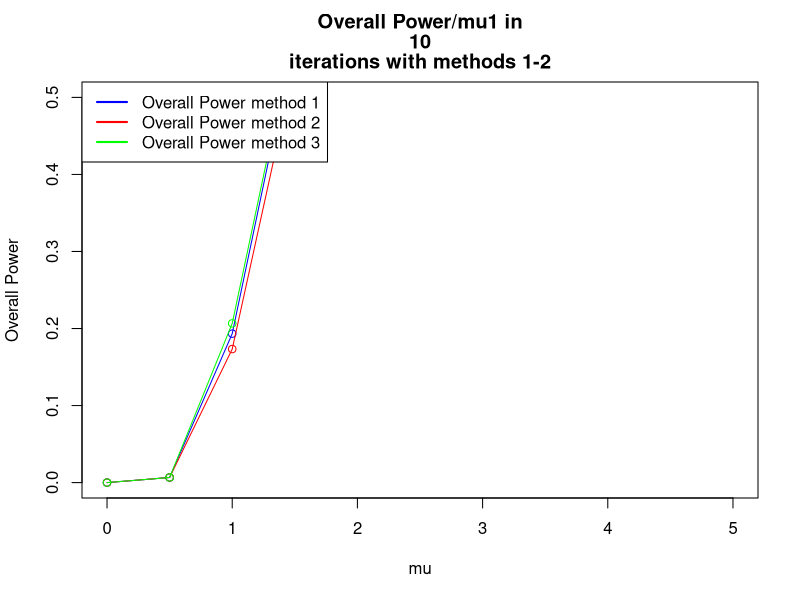
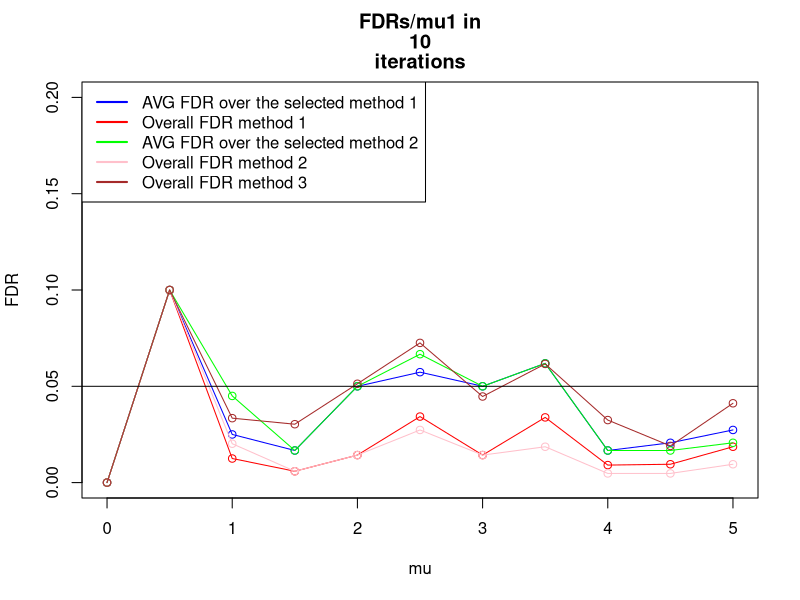
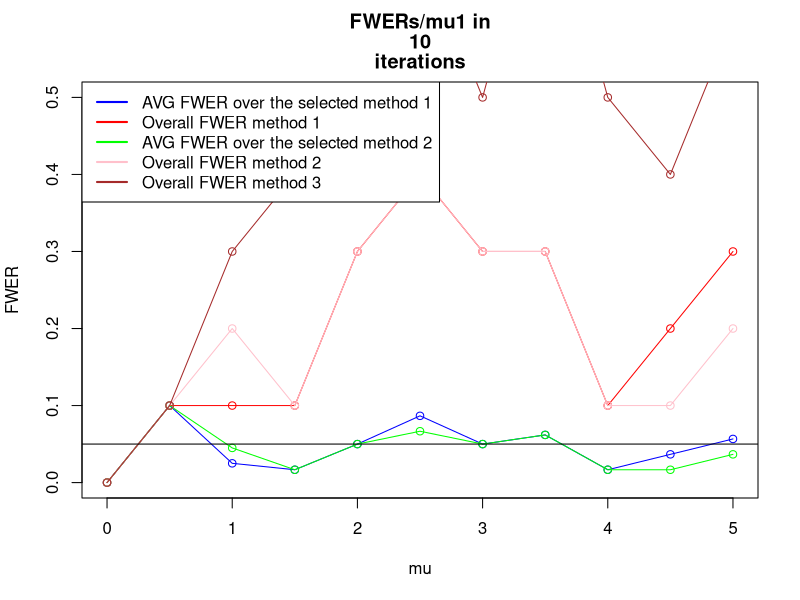
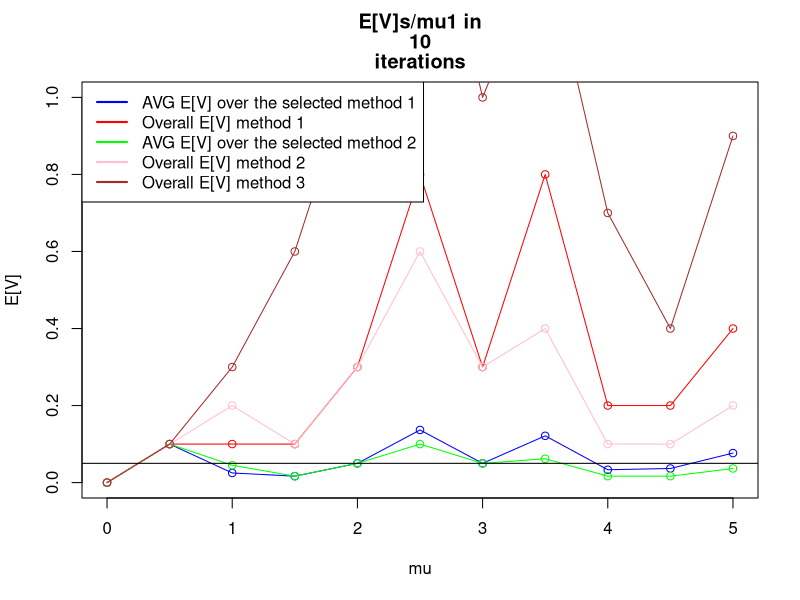
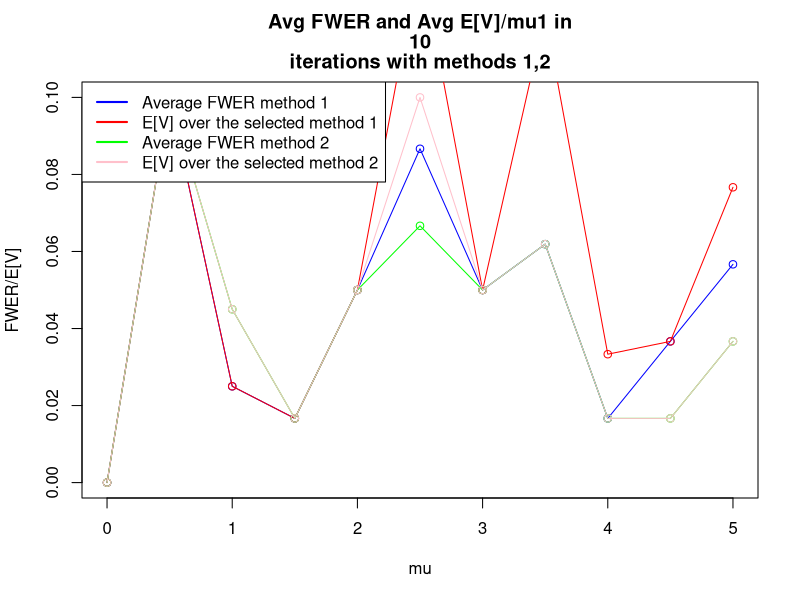

The R source for these figures, in order:
iteration <- setClass ("iteration",
                       #Data structure that holds data regarding a certain iteration (=manipulation of random numbers)        
                       slots=c(xbars="numeric",
                               pvals="numeric",
                               refVec="logical",
                               numOfTrues="numeric",
                               truesMu1="numeric",
                               falsesMu1="numeric",
                               size="numeric",
                               proceduresApplied= "list"
                       )
)
procedure <- setClass ("procedure",
                       #a data structure holding the results of certain procedure applied to an iteration
                       
                       slots=c(procedureName="function",
                               rejects="list",
                               fr="numeric",
                               power="numeric",
                               fdr="numeric",
                               fwer="numeric"
                       )
)

calcPower<-function (rejectsLength, falseRejections, size,numOfSupposedTrueFamilies){
  #returns num of  true rejections divided by the number of planned rejections
  print ("POWER CALC:")
  print (c("rejects:", rejectsLength))
  print (c("fr:", falseRejections))
  print (c("size:", size))
  print (c("numOfCorrectRejects:", numOfSupposedTrueFamilies))
  print (c("Power",(rejectsLength-falseRejections)/(size-numOfSupposedTrueFamilies)))
  return ((rejectsLength-falseRejections)/(size-numOfSupposedTrueFamilies))
}

calcFDR<- function (rejects,falseRejections){
  if (rejects$length==0) return (0)
  else 
    return (falseRejections/rejects$length)
}

calcFWER<- function (rejects, falseRejections){
  if (rejects$length==0)
    return (0)
  if (falseRejections>0) 
    return (1)
  if (falseRejections==0) 
    return (0)
}

countFalseRejections<-function (rejects , refVec){
  if (rejects$length==0){ #if there were no rejects at all
    return (0)
  }
  
  fr<-0 #false rejections counter
  for (i in 1:rejects$length){ # count num of false rejects
    #     print (refVec)
    if (refVec[rejects$ix[i]]==FALSE) { #if the rejection was false
      fr<-fr+1
    }
  }
  return (fr) 
}

SelectFamiliesBH<-function (familiesSimesPVals){
  #b<-p.adjust(familiesSimesPVals,method="BH")
  #return (which(b<0.05))
  #print ("SELECT: ")
  #print (Preject(familiesSimesPVals))
  #print ("BH SELECT")
  return (Preject(method="BH", pvals=familiesSimesPVals))
  
}  
#return Array of Selected Families and old ixs



rejectTukey <- function (xbars,S,groupSize,qStar){
  statistics=as.numeric(dist(xbars)/sqrt(S/groupSize))
  b<-which(statistics>=qStar)
  
  #   print (statistics)
  #   print ("Q*")
  #   print (qStar)
  #   print (list("length"=length(b), "ix"=b))
  return (list("length"=length(b), "ix"=b))
}

Preject <- function (method="BH", pvals=c(0), details=FALSE, alpha =0.05){
  a<-p.adjust(p=pvals,method=method)
  #   print (a)
  b<- which(a<alpha)
  return (list ("length"=length(b), "ix"=b))
}

calcTukeyPVal <-function(xbars,S,groupSize, familySize){
  pval<- 1-ptukey(q=max(dist(xbars))/sqrt(S/groupSize), 
                  nmeans=familySize ,df=familySize * (groupSize-1))
  return (pval)
}

calcPairwisePVals <-function (xbars,S,groupSize, familySize,i=1,details=FALSE){
  ##useful for method C phase 2
  pvals=2*(1-pt(q=dist(xbars)/sqrt(2*S[i]/groupSize),
                df= familySize*(groupSize-1)))
  if (details==TRUE){
    print (c("PAIRWISE", pvals))
    print (as.numeric(pvals))
  }
  #readline()
  return (as.numeric(pvals))
}

getRandomXBars <-function (size, numOfTrues, truesMu1=0, falsesMu1, sd=1){
  xbar<- rep(NA,size) #init xbar
  xbar[1:numOfTrues]<- (rnorm(n=numOfTrues,mean=truesMu1,sd=sd)) 
  #define the null first families
  xbar[(numOfTrues+1):size]<- (rnorm(n=size-numOfTrues,mean=falsesMu1,sd=sd)) 
  #define the non-null last families   
  #   print (xbar)
  #   readline()
  return (xbar)
}
setDesVector <-function (size, numOfZeros,mu=4){
  a<-rep(0,numOfZeros)
  b<-rep(mu,size-numOfZeros)
  return (c(a,b))
}

setRefVectorBig <-function(size, numOfZeros,mu){
  DesVector<-setDesVector(size,numOfZeros,mu)
  #   print ("DesVector:")
  #   print (DesVector)
  return (as.logical(dist(DesVector)))
}

# this method works only for familySize=3, setRefVectorBig does this right for larger sizes
# setRefVector <- function (size, numOfTrues){
#   #initialize reference vector
#   refvec<-rep (NA,size)
#   refvec[1:numOfTrues]<- TRUE # these will be true discoveries
#   refvec[(numOfTrues+1):size]<- FALSE # these will be False Discoveries
#   return (refvec)
# }


#method A(3): OVerall BH (one level)
#method B(2): QTukey Statistics (2 levels) 1: TukeyPval , 2: QTukey Stat
#method C(1): BH with pairwise Pval (2 levels) 1: TukeyPVal, 2:Pairwise PVal
#method 4: To be added later - currently empty

#this algorithm builds "numOfFamilies" families, each family of size "familySize",
#with "numOfTrues" trues and the rest of the families are false, with 5 families in which there 
#are signal (=numOfTrues is used), and the rest of the families are with no signal (all mus are 0)
#then uses 3 different methods to reject.
tukeyTest2 <-function(n=10000, numOfFamilies=40, familySize=3, numOfTrues=1, numOfSignalFamilies=5,
                      minMu1=0, maxMu1=4, interval=0.5, alpha=0.05, groupSize=16,details=FALSE){
  
  #definition of constant df
  df=familySize*(groupSize-1) #calculate degs of freedom
  
  #declration of matrices to keep means, size is # of methods * the number of mu values 
  OvrPowerMeans<-matrix(0,4,(maxMu1-minMu1)/interval+1)
  AVGFDRMeans<-matrix(0,2,(maxMu1-minMu1)/interval+1)
  OvrFDRMeans<-matrix(0,4,(maxMu1-minMu1)/interval+1)
  AVGFWERMeans<-matrix(0,2,(maxMu1-minMu1)/interval+1)
  OvrFWERMeans<-matrix(0,4,(maxMu1-minMu1)/interval+1)
  OvrFRMeans<-matrix(0,4,(maxMu1-minMu1)/interval+1)
  AVGFRMeans<-matrix(0,2,(maxMu1-minMu1)/interval+1)
  
  for (mu in seq(minMu1,maxMu1,interval)){
    
    #matrices for each mu1
    TotalAVGFDR<-matrix(0,2,n)
    TotalAVGFWER<-matrix(0,2,n)
    TotalOvrFWER<-matrix(0,4,n)
    TotalOvrPower<-matrix(0,4,n)
    TotalAVGFR<-matrix(0,2,n)
    TotalOvrFR<-matrix(0,4,n)
    TotalOvrFDR<-matrix(0,4,n)
    print (mu)
    #     readline()
    
    #each iteration
    for (iters in 1:n){
      #       print (c("iter:" ,iters))
      
      #setup  of variables
      familyArray= list(numOfFamilies);
      familiesTukeyPVals = numeric(numOfFamilies);
      
      
      SelectedFamilies<-list(0);
      OverallRejectsLength<-numeric(2) # 2 slots for each method B/C
      OverallFR <- numeric(2)
      FDRSum <-numeric(2)
      FWERSum <- numeric(2)
      jointFamily <- new ("iteration",
                          size=choose(familySize,2)*numOfFamilies,
                          numOfTrues=(numOfFamilies-numOfSignalFamilies)*choose(familySize,2)+
                            #num of true hypotheses in the no signal zone
                            numOfSignalFamilies*(familySize-1),
                            #num of true hypotheses in the signal zone
                          falsesMu1=mu
      )
#       print (jointFamily)
#       readline()
      ##init variance vector
      S=rchisq(n=numOfFamilies,df=df)/df
      
      for (i in 1:numOfFamilies){
        
        familyArray[[i]]= new ("iteration",
                               size=choose (familySize,2),
                               numOfTrues=numOfTrues, #=1
                               falsesMu1=mu
        ) #init family
        
        
        if (i<=numOfSignalFamilies){ #first 5 families with signal
          familyArray[[i]]@refVec=setRefVectorBig(
            size=familySize,
            numOfZeros=familySize-numOfTrues,
            mu=mu)
          #           print ("Reference vector:")
          #           print (familyArray[[i]]@refVec)
          #build reference Vector
          familyArray[[i]]@xbars=getRandomXBars(size=familySize,
                                                numOfTrues=familySize-1,
                                                falsesMu1=mu,
                                                sd=sqrt(1/groupSize))
        }
        else { #35 families no signal
          familyArray[[i]]@refVec=setRefVectorBig(
            size=familySize,
            numOfZeros=familySize,
            mu=mu)
          #           print ("Reference vector:")
          #           print (familyArray[[i]]@refVec)
          #build reference Vector (we set numOfTrues as 1 and falsesMu1 as 0 so that all xbars are
          #generated around 0, the value of numOfTrues doesnt matter here)
          familyArray[[i]]@xbars=getRandomXBars(size=familySize,
                                                numOfTrues=1,
                                                falsesMu1=0,
                                                sd=sqrt(1/groupSize))
        }
        if (details==TRUE){
#                    print (i)
#                    print (familyArray[[i]]@xbars)         
        } #end details print
        
        familyArray[[i]]@pvals=calcPairwisePVals(familyArray[[i]]@xbars,
                                                 S,
                                                 groupSize,
                                                 familySize,
                                                 i=i,
                                                 details=FALSE)
       
        #calc Pairwise PVals for Method C(1)
        
        familyArray[[i]]@proceduresApplied=append(familyArray[[i]]@proceduresApplied,
                                                  new ("procedure"))
        familyArray[[i]]@proceduresApplied=append(familyArray[[i]]@proceduresApplied,
                                                  new ("procedure"))
        familiesTukeyPVals[i]=calcTukeyPVal(familyArray[[i]]@xbars
                                            ,S[i],groupSize, familySize)
        #calc Tukey PVals for method B(2)
        
        #         print (c("family tukey pval", i, familiesTukeyPVals[i]))
        
        #add to jointFamily for methods 3-4
        jointFamily@refVec=append(jointFamily@refVec,familyArray[[i]]@refVec)
        jointFamily@xbars=append(jointFamily@xbars,familyArray[[i]]@xbars)
        jointFamily@pvals=append(jointFamily@pvals,familyArray[[i]]@pvals)
        jointFamily@proceduresApplied=append(familyArray[[i]]@proceduresApplied,
                                             new ("procedure"))
        jointFamily@proceduresApplied=append(familyArray[[i]]@proceduresApplied,
                                             new ("procedure"))
      } #end for i
      
      if (details==TRUE){
#         print (jointFamily)
      }

      #method B,C step 1: select interesting families using BH
      SelectedFamilies[[1]]<-SelectFamiliesBH(familiesTukeyPVals)
      SelectedFamilies[[2]]<-SelectedFamilies[[1]] #for this stage selection for both methods is the same
      qStar=qtukey(p=1-alpha*SelectedFamilies[[1]]$length/numOfFamilies,
                   nmeans=familySize,df=df)
      #       print (familyArray[[i]]@pvals, qStar)
      #       print (SelectedFamilies[[1]])
      #       readline()
      
      
      ##method 1/2 step 2: #process BH/QTukey on selected families
      for (methodix in 1:2){ #run through methods
        if (SelectedFamilies[[methodix]]$length>0){   #if there are any selected families
          for (i in 1:SelectedFamilies[[methodix]]$length){ #run thru selected families
            
            if (methodix==1){
              #method 1=method C
              #print ("1")
              # reject inside the selected families with BH alpha=0.05*r/m
              familyArray[[SelectedFamilies[[methodix]]$ix[i]]]@proceduresApplied[[1]]@rejects<-
                Preject(method="BH", pvals=familyArray[[SelectedFamilies[[methodix]]$ix[i]]]@pvals, 
                        alpha=alpha*SelectedFamilies[[methodix]]$length/numOfFamilies)
            }
            if (methodix==2){
              #methodB
              #print ("2")
              # reject inside the selected families with QTUKEY threshold
              familyArray[[SelectedFamilies[[methodix]]$ix[i]]]@proceduresApplied[[2]]@rejects<-
                rejectTukey( familyArray[[SelectedFamilies[[methodix]]$ix[i]]]@xbars,
                             S[SelectedFamilies[[methodix]]$ix[i]],
                             groupSize,
                             qStar)
              #               print (dist(familyArray[[SelectedFamilies[[methodix]]$ix[i]]]@xbars))
              #               print (familyArray[[SelectedFamilies[[methodix]]$ix[i]]]@refVec)
              #               readline()
            }
            
            #calc frs,power,fdr,fwer for the ith selectedfamily
            familyArray[[SelectedFamilies[[methodix]]$ix[i]]]@proceduresApplied[[methodix]]@fr=
              countFalseRejections(
                familyArray[[SelectedFamilies[[methodix]]$ix[i]]]@proceduresApplied[[methodix]]@rejects,
                familyArray[[SelectedFamilies[[methodix]]$ix[i]]]@refVec)
            
            familyArray[[SelectedFamilies[[methodix]]$ix[i]]]@proceduresApplied[[methodix]]@power=
              calcPower(familyArray[[SelectedFamilies[[methodix]]$ix[i]]]@proceduresApplied[[methodix]]@rejects$length,
                        familyArray[[SelectedFamilies[[methodix]]$ix[i]]]@proceduresApplied[[methodix]]@fr, 
                        familyArray[[SelectedFamilies[[methodix]]$ix[i]]]@size, 
                        length(which(familyArray[[SelectedFamilies[[methodix]]$ix[i]]]@refVec==TRUE)))
            
            familyArray[[SelectedFamilies[[methodix]]$ix[i]]]@proceduresApplied[[methodix]]@fdr=
              calcFDR(familyArray[[SelectedFamilies[[methodix]]$ix[i]]]@proceduresApplied[[methodix]]@rejects,
                      familyArray[[SelectedFamilies[[methodix]]$ix[i]]]@proceduresApplied[[methodix]]@fr)
            
            familyArray[[SelectedFamilies[[methodix]]$ix[i]]]@proceduresApplied[[methodix]]@fwer=
              calcFWER(familyArray[[SelectedFamilies[[methodix]]$ix[i]]]@proceduresApplied[[methodix]]@rejects,
                       familyArray[[SelectedFamilies[[methodix]]$ix[i]]]@proceduresApplied[[methodix]]@fr)
            if (details==TRUE){ 
              print (c("Family number:", SelectedFamilies[[methodix]]$ix[i]))
              print (c("FRs:", familyArray[[SelectedFamilies[[methodix]]$ix[i]]]@proceduresApplied[[methodix]]@fr))
              print (c("FDR:", familyArray[[SelectedFamilies[[methodix]]$ix[i]]]@proceduresApplied[[methodix]]@fdr))
              print (c("FWER: ", familyArray[[SelectedFamilies[[methodix]]$ix[i]]]@proceduresApplied[[methodix]]@fwer))
              print (c("Power: ", familyArray[[SelectedFamilies[[methodix]]$ix[i]]]@proceduresApplied[[methodix]]@power))
              print (c("Rejects:", familyArray[[SelectedFamilies[[methodix]]$ix[i]]]@proceduresApplied[[methodix]]@rejects$length))
            } #end details print
            FDRSum[methodix]=FDRSum[methodix]+familyArray[[SelectedFamilies[[methodix]]$ix[i]]]@proceduresApplied[[methodix]]@fdr
            FWERSum[methodix]=FWERSum[methodix]+familyArray[[SelectedFamilies[[methodix]]$ix[i]]]@proceduresApplied[[methodix]]@fwer					
            OverallFR[methodix]=OverallFR[methodix]+familyArray[[SelectedFamilies[[methodix]]$ix[i]]]@proceduresApplied[[methodix]]@fr
            OverallRejectsLength[methodix]=OverallRejectsLength[methodix]+familyArray[[SelectedFamilies[[methodix]]$ix[i]]]@
                                           proceduresApplied[[methodix]]@rejects$length
            
#             OverallRejectsLength[methodix]=append(OverallRejectsLength[methodix],
#                                                   familyArray[[SelectedFamilies[[methodix]]$ix[i]]]@
#                                                   proceduresApplied[[methodix]]@rejects)


          } #end for loop of i selected families     
          #           print (c("OVERALL REJECTS LENGTH method :", methodix ,OverallRejectsLength[methodix]))
          
          TotalAVGFDR[methodix, iters]<-FDRSum[methodix]/SelectedFamilies[[methodix]]$length
          TotalAVGFWER[methodix, iters]<-FWERSum[methodix]/SelectedFamilies[[methodix]]$length
          TotalOvrPower[methodix, iters]<- calcPower(rejects=OverallRejectsLength[methodix],
                                                     falseRejections=OverallFR[methodix],
                                                     size=jointFamily@size,
                                                     numOfSupposedTrueFamilies=jointFamily@numOfTrues
            ) 
#             (OverallRejectsLength[methodix]-OverallFR[methodix])/(numOfFamilies*(familySize-numOfTrues))
          TotalOvrFR[methodix, iters]<-OverallFR[methodix]
          TotalAVGFR[methodix, iters]<-OverallFR[methodix]/SelectedFamilies[[methodix]]$length
          TotalOvrFDR[methodix, iters]<- OverallFR[methodix]/OverallRejectsLength[methodix]
          TotalOvrFWER[methodix, iters]<-sign(TotalOvrFDR[methodix, iters])
          
          print (c("Iteration:", iters, "mu1:", mu, "method:", methodix))
          print (c("Average FDR:", FDRSum[methodix]/SelectedFamilies[[methodix]]$length))
          print (c("Overall FDR: ",  OverallFR[methodix]/OverallRejectsLength[methodix]))
          print (c("Average FWER: ", FWERSum[methodix]/SelectedFamilies[[methodix]]$length))
          print (c("Overall FR: ", OverallFR[methodix]))
          print (c("Interesting Families () are",SelectedFamilies[[methodix]]))
          #readline()
          
          
        } #end if selected families exist
        else {
          #"no selected families in iteration - all stats  are 0"
          print ("no families selected")
          TotalAVGFDR[methodix,iters]<-0
          TotalAVGFWER[methodix,iters]<-0
          TotalOvrFWER[methodix,iters]<-0
          TotalOvrPower[methodix,iters]<-0
          TotalOvrFR[methodix,iters]<-0
          TotalAVGFR[methodix,iters]<-0
          TotalOvrFDR[methodix,iters]<-0
        }
      } #end for methodix
      
      # methods 3/4
      for (methodix in 3:3){
        if (methodix==3){
          #method 3 - overall BH - take joint family and reject in it using BH
          jointFamily@proceduresApplied[[methodix-2]]@rejects=Preject(method="BH", pvals=jointFamily@pvals, alpha=0.05)
        }
        #         if (methodix==4){
        #           jointFamily@proceduresApplied[[methodix-2]]@rejects=Preject(method="bon", pvals=jointFamily@pvals, alpha=0.05)
        #         }
        #         
        #calc stats for joint family
        jointFamily@proceduresApplied[[methodix-2]]@fr=countFalseRejections(jointFamily@proceduresApplied[[methodix-2]]@rejects,jointFamily@refVec)
        jointFamily@proceduresApplied[[methodix-2]]@power=calcPower(jointFamily@proceduresApplied[[methodix-2]]@rejects$length,
                                                                    jointFamily@proceduresApplied[[methodix-2]]@fr, jointFamily@size, jointFamily@numOfTrues)
        jointFamily@proceduresApplied[[methodix-2]]@fdr=calcFDR(jointFamily@proceduresApplied[[methodix-2]]@rejects,
                                                                jointFamily@proceduresApplied[[methodix-2]]@fr)
        jointFamily@proceduresApplied[[methodix-2]]@fwer=calcFWER(jointFamily@proceduresApplied[[methodix-2]]@rejects, 
                                                                  jointFamily@proceduresApplied[[methodix-2]]@fr)
        
        TotalOvrFDR[methodix,iters]=jointFamily@proceduresApplied[[methodix-2]]@fdr
        TotalOvrFWER[methodix,iters]=jointFamily@proceduresApplied[[methodix-2]]@fwer					
        TotalOvrFR[methodix,iters]=jointFamily@proceduresApplied[[methodix-2]]@fr
        TotalOvrPower[methodix,iters]=jointFamily@proceduresApplied[[methodix-2]]@power						
        
      }
      #			print ("TOTAL OVR FDR")
      #			print (TotalOvrFDR)
    } #end n for - iterations
    
    #print ("Total AVG FDR")
    #print (mean(TotalAVGFDR))
    #print ("Total AVG FWER")
    #print (mean(TotalAVGFWER))
    #print ("Total Ovr FR")
    #print (mean(TotalOvrFR))
    #print ("Total OVr FDR")
    #print (mean(TotalOvrFDR))
    
    for (methodix in 1:3){
      if (methodix<3){
        AVGFDRMeans[methodix,(mu-minMu1)/interval+1]<-mean(TotalAVGFDR[methodix,])
        AVGFWERMeans[methodix,(mu-minMu1)/interval+1]<-mean(TotalAVGFWER[methodix,])
        AVGFRMeans[methodix,(mu-minMu1)/interval+1]<-mean(TotalAVGFR[methodix,])
      }
      OvrPowerMeans[methodix,(mu-minMu1)/interval+1]<-mean(TotalOvrPower[methodix,])
      OvrFDRMeans[methodix,(mu-minMu1)/interval+1]<-mean(TotalOvrFDR[methodix,])
      OvrFWERMeans[methodix,(mu-minMu1)/interval+1]<-mean(TotalOvrFWER[methodix,])
      OvrFRMeans[methodix,(mu-minMu1)/interval+1]<-mean(TotalOvrFR[methodix,])
      
      #			print ('Ovr fdrmeans')
      #			print (OvrFDRMeans)
      
    }#end methodix for 
  } #end mu for
  
  
  
  #	print (OvrFDRMeans[1,])
  #	print (OvrFDRMeans[2,])
  #	print (AVGFDRMeans[1,])
  #	print (AVGFDRMeans[2,])
  #	
  
  plot (seq(minMu1,maxMu1,interval),OvrPowerMeans[1,], 
        col="blue", ylim=c(0,0.5),xlab= "mu", ylab= "Overall Power",
        main =c("Overall Power/mu1 in", n, "iterations with methods 1-2"), type="o")
  lines (seq(minMu1,maxMu1,interval),OvrPowerMeans[2,], col="red", type="o")
  lines (seq(minMu1,maxMu1,interval),OvrPowerMeans[3,], col="green", type="o")
  #   lines (seq(minMu1,maxMu1,interval),OvrPowerMeans[4,], col="pink", type="o")
  
  
  legend("topleft", 
         legend= c("Overall Power method 1", "Overall Power method 2", 
                   "Overall Power method 3"), 
         lty=c(1,1,1,1),
         lwd=c(2,2,2,2),
         col=c("blue","red", "green", "pink")
  )
  plot (seq(minMu1,maxMu1,interval),AVGFDRMeans[1,], 
        col="blue", ylim=c(0,0.2),xlab= "mu", ylab= "FDR",
        main =c("FDRs/mu1 in", n, "iterations"), type="o")
  lines (seq(minMu1,maxMu1,interval),OvrFDRMeans[1,], col="red", type="o")
  lines (seq(minMu1,maxMu1,interval),AVGFDRMeans[2,], col="green", type="o")
  lines (seq(minMu1,maxMu1,interval),OvrFDRMeans[2,], col="pink", type="o")
  lines (seq(minMu1,maxMu1,interval),OvrFDRMeans[3,], col="brown", type="o")
  #   lines (seq(minMu1,maxMu1,interval),OvrFDRMeans[4,], col="cyan", type="o")
  abline (h=0.05, col="black")
  
  legend("topleft", 
         legend= c("AVG FDR over the selected method 1", "Overall FDR method 1", "AVG FDR over the selected method 2", "Overall FDR method 2", 
                   "Overall FDR method 3"), 
         lty=c(1,1,1,1),
         lwd=c(2,2,2,2),
         col=c("blue","red", "green", "pink", "brown")
  )
  plot (seq(minMu1,maxMu1,interval),AVGFWERMeans[1,], 
        col="blue", ylim=c(0,0.5),xlab= "mu", ylab= "FWER",
        main =c("FWERs/mu1 in", n, "iterations"), type="o")
  lines (seq(minMu1,maxMu1,interval),OvrFWERMeans[1,], col="red", type="o")
  lines (seq(minMu1,maxMu1,interval),AVGFWERMeans[2,], col="green", type="o")
  lines (seq(minMu1,maxMu1,interval),OvrFWERMeans[2,], col="pink", type="o")
  lines (seq(minMu1,maxMu1,interval),OvrFWERMeans[3,], col="brown", type="o")
  #   lines (seq(minMu1,maxMu1,interval),OvrFWERMeans[4,], col="cyan", type="o")
  abline (h=0.05, col="black")
  
  legend("topleft", 
         legend= c("AVG FWER over the selected method 1", "Overall FWER method 1", "AVG FWER over the selected method 2", "Overall FWER method 2", 
                   "Overall FWER method 3"), 
         lty=c(1,1,1,1),
         lwd=c(2,2,2,2),
         col=c("blue","red", "green", "pink", "brown")
  )
  
  plot (seq(minMu1,maxMu1,interval),AVGFRMeans[1,], 
        col="blue", ylim=c(0,1),xlab= "mu", ylab= "E[V]",
        main =c("E[V]s/mu1 in", n, "iterations"), type="o")
  lines (seq(minMu1,maxMu1,interval),OvrFRMeans[1,], col="red", type="o")
  lines (seq(minMu1,maxMu1,interval),AVGFRMeans[2,], col="green", type="o")
  lines (seq(minMu1,maxMu1,interval),OvrFRMeans[2,], col="pink", type="o")
  lines (seq(minMu1,maxMu1,interval),OvrFRMeans[3,], col="brown", type="o")
  #   lines (seq(minMu1,maxMu1,interval),OvrFRMeans[4,], col="cyan", type="o")
  abline (h=0.05, col="black")
  
  legend("topleft", 
         legend= c("AVG E[V] over the selected method 1", "Overall E[V] method 1", "AVG E[V] over the selected method 2", "Overall E[V] method 2", 
                   "Overall E[V] method 3"), 
         lty=c(1,1,1,1),
         lwd=c(2,2,2,2),
         col=c("blue","red", "green", "pink", "brown")
  )
  plot (seq(minMu1,maxMu1,interval),AVGFWERMeans[1,] , col="blue", ylim=c(0,0.1),
        ylab="FWER/E[V]", xlab="mu",
        main =c("Avg FWER and Avg E[V]/mu1 in", n, "iterations with methods 1,2"), type="o")
  #    readline()
  lines (seq(minMu1,maxMu1,interval),AVGFRMeans[1,], col="red", type="o")
  lines (seq(minMu1,maxMu1,interval),AVGFWERMeans[2,], col="green", type="o")
  lines (seq(minMu1,maxMu1,interval),AVGFRMeans[2,], col="pink", type="o")
  
  legend("topleft", 
         legend= c("Average FWER method 1","E[V] over the selected method 1",
                   "Average FWER method 2","E[V] over the selected method 2"), 
         lty=c(1,1,1,1),
         lwd=c(2,2,2,2),
         col=c("blue","red", "green", "pink")
  )
  #change column names in table
  colnames(OvrPowerMeans)<-seq(minMu1,maxMu1,interval)
  colnames(OvrFDRMeans)<-seq(minMu1,maxMu1,interval)
  colnames(AVGFDRMeans)<-seq(minMu1,maxMu1,interval)
  colnames(OvrFWERMeans)<-seq(minMu1,maxMu1,interval)
  colnames(OvrFRMeans)<-seq(minMu1,maxMu1,interval)
  colnames(AVGFRMeans)<-seq(minMu1,maxMu1,interval)
  colnames(AVGFWERMeans)<-seq(minMu1,maxMu1,interval)
  
  print ("OVERALL POWER:")
  print(OvrPowerMeans)
  print ("AVG FDR:")
  print( AVGFDRMeans)
  print ("OVERALL FDR:")
  print( OvrFDRMeans)
  print ("OVERALL FWER:")
  print(OvrFWERMeans)
  print ("OVERALL E[V]:")
  print(OvrFRMeans)
  print ("AVG E[V]: ")
  print (AVGFRMeans)
  print ("AVG FWER: ")
  print (AVGFWERMeans)
  write.csv(TotalAVGFDR, file = "tukeyTest2.csv")
}

#tukeyTest2(n=100)
tukeyTest2(n=10, familySize=5,minMu1=0, maxMu1=5,details=TRUE)
